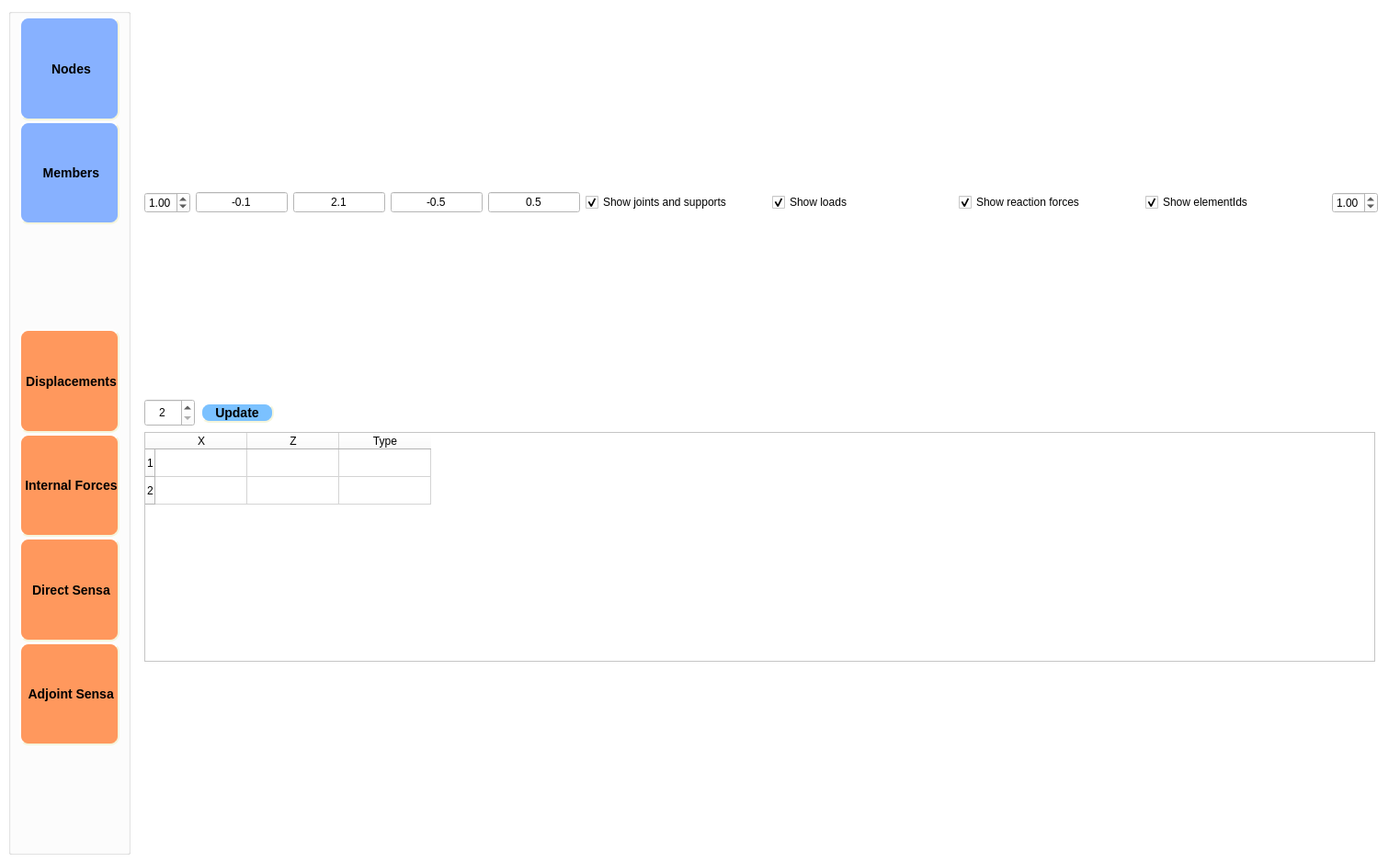
<?xml version="1.0" encoding="UTF-8"?>
<ui version="4.0">
 <class>MainWindow</class>
 <widget class="QMainWindow" name="MainWindow">
  <property name="geometry">
   <rect>
    <x>0</x>
    <y>0</y>
    <width>1523</width>
    <height>939</height>
   </rect>
  </property>
  <property name="palette">
   <palette>
    <active>
     <colorrole role="WindowText">
      <brush brushstyle="SolidPattern">
       <color alpha="255">
        <red>0</red>
        <green>0</green>
        <blue>0</blue>
       </color>
      </brush>
     </colorrole>
     <colorrole role="Button">
      <brush brushstyle="SolidPattern">
       <color alpha="255">
        <red>255</red>
        <green>255</green>
        <blue>255</blue>
       </color>
      </brush>
     </colorrole>
     <colorrole role="Light">
      <brush brushstyle="SolidPattern">
       <color alpha="255">
        <red>255</red>
        <green>255</green>
        <blue>255</blue>
       </color>
      </brush>
     </colorrole>
     <colorrole role="Midlight">
      <brush brushstyle="SolidPattern">
       <color alpha="255">
        <red>255</red>
        <green>255</green>
        <blue>255</blue>
       </color>
      </brush>
     </colorrole>
     <colorrole role="Dark">
      <brush brushstyle="SolidPattern">
       <color alpha="255">
        <red>127</red>
        <green>127</green>
        <blue>127</blue>
       </color>
      </brush>
     </colorrole>
     <colorrole role="Mid">
      <brush brushstyle="SolidPattern">
       <color alpha="255">
        <red>170</red>
        <green>170</green>
        <blue>170</blue>
       </color>
      </brush>
     </colorrole>
     <colorrole role="Text">
      <brush brushstyle="SolidPattern">
       <color alpha="255">
        <red>0</red>
        <green>0</green>
        <blue>0</blue>
       </color>
      </brush>
     </colorrole>
     <colorrole role="BrightText">
      <brush brushstyle="SolidPattern">
       <color alpha="255">
        <red>255</red>
        <green>255</green>
        <blue>255</blue>
       </color>
      </brush>
     </colorrole>
     <colorrole role="ButtonText">
      <brush brushstyle="SolidPattern">
       <color alpha="255">
        <red>0</red>
        <green>0</green>
        <blue>0</blue>
       </color>
      </brush>
     </colorrole>
     <colorrole role="Base">
      <brush brushstyle="SolidPattern">
       <color alpha="255">
        <red>255</red>
        <green>255</green>
        <blue>255</blue>
       </color>
      </brush>
     </colorrole>
     <colorrole role="Window">
      <brush brushstyle="SolidPattern">
       <color alpha="255">
        <red>255</red>
        <green>255</green>
        <blue>255</blue>
       </color>
      </brush>
     </colorrole>
     <colorrole role="Shadow">
      <brush brushstyle="SolidPattern">
       <color alpha="255">
        <red>0</red>
        <green>0</green>
        <blue>0</blue>
       </color>
      </brush>
     </colorrole>
     <colorrole role="AlternateBase">
      <brush brushstyle="SolidPattern">
       <color alpha="255">
        <red>255</red>
        <green>255</green>
        <blue>255</blue>
       </color>
      </brush>
     </colorrole>
     <colorrole role="ToolTipBase">
      <brush brushstyle="SolidPattern">
       <color alpha="255">
        <red>255</red>
        <green>255</green>
        <blue>220</blue>
       </color>
      </brush>
     </colorrole>
     <colorrole role="ToolTipText">
      <brush brushstyle="SolidPattern">
       <color alpha="255">
        <red>0</red>
        <green>0</green>
        <blue>0</blue>
       </color>
      </brush>
     </colorrole>
     <colorrole role="PlaceholderText">
      <brush brushstyle="SolidPattern">
       <color alpha="128">
        <red>0</red>
        <green>0</green>
        <blue>0</blue>
       </color>
      </brush>
     </colorrole>
    </active>
    <inactive>
     <colorrole role="WindowText">
      <brush brushstyle="SolidPattern">
       <color alpha="255">
        <red>0</red>
        <green>0</green>
        <blue>0</blue>
       </color>
      </brush>
     </colorrole>
     <colorrole role="Button">
      <brush brushstyle="SolidPattern">
       <color alpha="255">
        <red>255</red>
        <green>255</green>
        <blue>255</blue>
       </color>
      </brush>
     </colorrole>
     <colorrole role="Light">
      <brush brushstyle="SolidPattern">
       <color alpha="255">
        <red>255</red>
        <green>255</green>
        <blue>255</blue>
       </color>
      </brush>
     </colorrole>
     <colorrole role="Midlight">
      <brush brushstyle="SolidPattern">
       <color alpha="255">
        <red>255</red>
        <green>255</green>
        <blue>255</blue>
       </color>
      </brush>
     </colorrole>
     <colorrole role="Dark">
      <brush brushstyle="SolidPattern">
       <color alpha="255">
        <red>127</red>
        <green>127</green>
        <blue>127</blue>
       </color>
      </brush>
     </colorrole>
     <colorrole role="Mid">
      <brush brushstyle="SolidPattern">
       <color alpha="255">
        <red>170</red>
        <green>170</green>
        <blue>170</blue>
       </color>
      </brush>
     </colorrole>
     <colorrole role="Text">
      <brush brushstyle="SolidPattern">
       <color alpha="255">
        <red>0</red>
        <green>0</green>
        <blue>0</blue>
       </color>
      </brush>
     </colorrole>
     <colorrole role="BrightText">
      <brush brushstyle="SolidPattern">
       <color alpha="255">
        <red>255</red>
        <green>255</green>
        <blue>255</blue>
       </color>
      </brush>
     </colorrole>
     <colorrole role="ButtonText">
      <brush brushstyle="SolidPattern">
       <color alpha="255">
        <red>0</red>
        <green>0</green>
        <blue>0</blue>
       </color>
      </brush>
     </colorrole>
     <colorrole role="Base">
      <brush brushstyle="SolidPattern">
       <color alpha="255">
        <red>255</red>
        <green>255</green>
        <blue>255</blue>
       </color>
      </brush>
     </colorrole>
     <colorrole role="Window">
      <brush brushstyle="SolidPattern">
       <color alpha="255">
        <red>255</red>
        <green>255</green>
        <blue>255</blue>
       </color>
      </brush>
     </colorrole>
     <colorrole role="Shadow">
      <brush brushstyle="SolidPattern">
       <color alpha="255">
        <red>0</red>
        <green>0</green>
        <blue>0</blue>
       </color>
      </brush>
     </colorrole>
     <colorrole role="AlternateBase">
      <brush brushstyle="SolidPattern">
       <color alpha="255">
        <red>255</red>
        <green>255</green>
        <blue>255</blue>
       </color>
      </brush>
     </colorrole>
     <colorrole role="ToolTipBase">
      <brush brushstyle="SolidPattern">
       <color alpha="255">
        <red>255</red>
        <green>255</green>
        <blue>220</blue>
       </color>
      </brush>
     </colorrole>
     <colorrole role="ToolTipText">
      <brush brushstyle="SolidPattern">
       <color alpha="255">
        <red>0</red>
        <green>0</green>
        <blue>0</blue>
       </color>
      </brush>
     </colorrole>
     <colorrole role="PlaceholderText">
      <brush brushstyle="SolidPattern">
       <color alpha="128">
        <red>0</red>
        <green>0</green>
        <blue>0</blue>
       </color>
      </brush>
     </colorrole>
    </inactive>
    <disabled>
     <colorrole role="WindowText">
      <brush brushstyle="SolidPattern">
       <color alpha="255">
        <red>127</red>
        <green>127</green>
        <blue>127</blue>
       </color>
      </brush>
     </colorrole>
     <colorrole role="Button">
      <brush brushstyle="SolidPattern">
       <color alpha="255">
        <red>255</red>
        <green>255</green>
        <blue>255</blue>
       </color>
      </brush>
     </colorrole>
     <colorrole role="Light">
      <brush brushstyle="SolidPattern">
       <color alpha="255">
        <red>255</red>
        <green>255</green>
        <blue>255</blue>
       </color>
      </brush>
     </colorrole>
     <colorrole role="Midlight">
      <brush brushstyle="SolidPattern">
       <color alpha="255">
        <red>255</red>
        <green>255</green>
        <blue>255</blue>
       </color>
      </brush>
     </colorrole>
     <colorrole role="Dark">
      <brush brushstyle="SolidPattern">
       <color alpha="255">
        <red>127</red>
        <green>127</green>
        <blue>127</blue>
       </color>
      </brush>
     </colorrole>
     <colorrole role="Mid">
      <brush brushstyle="SolidPattern">
       <color alpha="255">
        <red>170</red>
        <green>170</green>
        <blue>170</blue>
       </color>
      </brush>
     </colorrole>
     <colorrole role="Text">
      <brush brushstyle="SolidPattern">
       <color alpha="255">
        <red>127</red>
        <green>127</green>
        <blue>127</blue>
       </color>
      </brush>
     </colorrole>
     <colorrole role="BrightText">
      <brush brushstyle="SolidPattern">
       <color alpha="255">
        <red>255</red>
        <green>255</green>
        <blue>255</blue>
       </color>
      </brush>
     </colorrole>
     <colorrole role="ButtonText">
      <brush brushstyle="SolidPattern">
       <color alpha="255">
        <red>127</red>
        <green>127</green>
        <blue>127</blue>
       </color>
      </brush>
     </colorrole>
     <colorrole role="Base">
      <brush brushstyle="SolidPattern">
       <color alpha="255">
        <red>255</red>
        <green>255</green>
        <blue>255</blue>
       </color>
      </brush>
     </colorrole>
     <colorrole role="Window">
      <brush brushstyle="SolidPattern">
       <color alpha="255">
        <red>255</red>
        <green>255</green>
        <blue>255</blue>
       </color>
      </brush>
     </colorrole>
     <colorrole role="Shadow">
      <brush brushstyle="SolidPattern">
       <color alpha="255">
        <red>0</red>
        <green>0</green>
        <blue>0</blue>
       </color>
      </brush>
     </colorrole>
     <colorrole role="AlternateBase">
      <brush brushstyle="SolidPattern">
       <color alpha="255">
        <red>255</red>
        <green>255</green>
        <blue>255</blue>
       </color>
      </brush>
     </colorrole>
     <colorrole role="ToolTipBase">
      <brush brushstyle="SolidPattern">
       <color alpha="255">
        <red>255</red>
        <green>255</green>
        <blue>220</blue>
       </color>
      </brush>
     </colorrole>
     <colorrole role="ToolTipText">
      <brush brushstyle="SolidPattern">
       <color alpha="255">
        <red>0</red>
        <green>0</green>
        <blue>0</blue>
       </color>
      </brush>
     </colorrole>
     <colorrole role="PlaceholderText">
      <brush brushstyle="SolidPattern">
       <color alpha="128">
        <red>0</red>
        <green>0</green>
        <blue>0</blue>
       </color>
      </brush>
     </colorrole>
    </disabled>
   </palette>
  </property>
  <property name="windowTitle">
   <string>Truss 101</string>
  </property>
  <property name="windowIcon">
   <iconset resource="resource.qrc">
    <normaloff>:/newPrefix/logo@2x.png</normaloff>:/newPrefix/logo@2x.png</iconset>
  </property>
  <widget class="QWidget" name="centralwidget">
   <layout class="QHBoxLayout" name="horizontalLayout">
    <property name="leftMargin">
     <number>0</number>
    </property>
    <property name="topMargin">
     <number>0</number>
    </property>
    <property name="rightMargin">
     <number>0</number>
    </property>
    <property name="bottomMargin">
     <number>0</number>
    </property>
    <item>
     <widget class="QWidget" name="widget" native="true">
      <layout class="QHBoxLayout" name="horizontalLayout_2">
       <item>
        <widget class="QGroupBox" name="groupBox">
         <property name="maximumSize">
          <size>
           <width>16777215</width>
           <height>16777215</height>
          </size>
         </property>
         <property name="styleSheet">
          <string notr="true"/>
         </property>
         <property name="title">
          <string/>
         </property>
         <layout class="QGridLayout" name="gridLayout_2">
          <property name="topMargin">
           <number>3</number>
          </property>
          <property name="bottomMargin">
           <number>3</number>
          </property>
          <property name="horizontalSpacing">
           <number>0</number>
          </property>
          <property name="verticalSpacing">
           <number>1</number>
          </property>
          <item row="7" column="0">
           <spacer name="verticalSpacer_6">
            <property name="orientation">
             <enum>Qt::Vertical</enum>
            </property>
            <property name="sizeHint" stdset="0">
             <size>
              <width>20</width>
              <height>40</height>
             </size>
            </property>
           </spacer>
          </item>
                    <item row="3" column="0">
           <widget class="QPushButton" name="pushbutton_displacements">
            <property name="sizePolicy">
             <sizepolicy hsizetype="Minimum" vsizetype="Expanding">
              <horstretch>0</horstretch>
              <verstretch>0</verstretch>
             </sizepolicy>
            </property>
            <property name="font">
             <font>
              <pointsize>-1</pointsize>
              <italic>false</italic>
              <bold>true</bold>
             </font>
            </property>
            <property name="cursor">
             <cursorShape>PointingHandCursor</cursorShape>
            </property>
            <property name="styleSheet">
             <string notr="true">QPushButton {
	background-color: rgb(255, 152, 93);
    border-style: outset;
    border-width: 2px;
    border-radius: 10px;
    border-color: beige;
    font: bold 14px;
    min-width: 10em;
}
QPushButton:hover {
	background-color: rgb(255, 135, 55);
    border-style: inset;
}</string>
            </property>
            <property name="text">
             <string>
 Displacements
</string>
            </property>

           </widget>
          </item>
          <item row="2" column="0">
           <spacer name="verticalSpacer_7">
            <property name="orientation">
             <enum>Qt::Vertical</enum>
            </property>
            <property name="sizeHint" stdset="0">
             <size>
              <width>20</width>
              <height>40</height>
             </size>
            </property>
           </spacer>
          </item>
          <item row="4" column="0">
           <widget class="QPushButton" name="pushbutton_internal_forces">
            <property name="sizePolicy">
             <sizepolicy hsizetype="Minimum" vsizetype="Expanding">
              <horstretch>0</horstretch>
              <verstretch>0</verstretch>
             </sizepolicy>
            </property>
            <property name="font">
             <font>
              <pointsize>-1</pointsize>
              <italic>false</italic>
              <bold>true</bold>
             </font>
            </property>
            <property name="cursor">
             <cursorShape>PointingHandCursor</cursorShape>
            </property>
            <property name="styleSheet">
             <string notr="true">QPushButton {
	background-color: rgb(255, 152, 93);
    border-style: outset;
    border-width: 2px;
    border-radius: 10px;
    border-color: beige;
    font: bold 14px;
    min-width: 10em;
}
QPushButton:hover {
	background-color: rgb(255, 135, 55);
    border-style: inset;
}</string>
            </property>
            <property name="text">
             <string>
 Internal Forces
</string>
            </property>
           </widget>
          </item>
          <item row="5" column="0">
           <widget class="QPushButton" name="pushbutton_direct_sensa">
            <property name="sizePolicy">
             <sizepolicy hsizetype="Minimum" vsizetype="Expanding">
              <horstretch>0</horstretch>
              <verstretch>0</verstretch>
             </sizepolicy>
            </property>
            <property name="font">
             <font>
              <pointsize>-1</pointsize>
              <italic>false</italic>
              <bold>true</bold>
             </font>
            </property>
            <property name="cursor">
             <cursorShape>PointingHandCursor</cursorShape>
            </property>
            <property name="styleSheet">
             <string notr="true">QPushButton {
	background-color: rgb(255, 152, 93);
    border-style: outset;
    border-width: 2px;
    border-radius: 10px;
    border-color: beige;
    font: bold 14px;
    min-width: 10em;
}
QPushButton:hover {
	background-color: rgb(255, 135, 55);
    border-style: inset;
}</string>
            </property>
            <property name="text">
             <string>
 Direct Sensa
</string>
            </property>
           </widget>
          </item>
          <item row="1" column="0">
           <widget class="QPushButton" name="pushbutton_members">
            <property name="sizePolicy">
             <sizepolicy hsizetype="Minimum" vsizetype="Expanding">
              <horstretch>0</horstretch>
              <verstretch>0</verstretch>
             </sizepolicy>
            </property>
            <property name="font">
             <font>
              <pointsize>-1</pointsize>
              <italic>false</italic>
              <bold>true</bold>
             </font>
            </property>
            <property name="cursor">
             <cursorShape>PointingHandCursor</cursorShape>
            </property>
            <property name="styleSheet">
             <string notr="true">QPushButton {
	background-color: rgb(135, 177, 255);
    border-style: outset;
    border-width: 2px;
    border-radius: 10px;
    border-color: beige;
    font: bold 14px;
    min-width: 10em;
}
QPushButton:hover {
	background-color: rgb(55, 162, 255);
    border-style: inset;
}
</string>
            </property>
            <property name="text">
             <string>
 Members
</string>
            </property>
           </widget>
          </item>
          <item row="6" column="0">
           <widget class="QPushButton" name="pushbutton_adjoint_sensa">
            <property name="sizePolicy">
             <sizepolicy hsizetype="Minimum" vsizetype="Expanding">
              <horstretch>0</horstretch>
              <verstretch>0</verstretch>
             </sizepolicy>
            </property>
            <property name="font">
             <font>
              <pointsize>-1</pointsize>
              <italic>false</italic>
              <bold>true</bold>
             </font>
            </property>
            <property name="cursor">
             <cursorShape>PointingHandCursor</cursorShape>
            </property>
            <property name="styleSheet">
             <string notr="true">QPushButton {
	background-color: rgb(255, 152, 93);
    border-style: outset;
    border-width: 2px;
    border-radius: 10px;
    border-color: beige;
    font: bold 14px;
    min-width: 10em;
}
QPushButton:hover {
	background-color: rgb(255, 135, 55);
    border-style: inset;
}</string>
            </property>
            <property name="text">
             <string>
 Adjoint Sensa
</string>
            </property>
           </widget>
          </item>
          <item row="0" column="0">
           <widget class="QPushButton" name="pushbutton_nodes">
            <property name="sizePolicy">
             <sizepolicy hsizetype="Minimum" vsizetype="Expanding">
              <horstretch>0</horstretch>
              <verstretch>0</verstretch>
             </sizepolicy>
            </property>
            <property name="font">
             <font>
              <pointsize>-1</pointsize>
              <italic>false</italic>
              <bold>true</bold>
             </font>
            </property>
            <property name="cursor">
             <cursorShape>PointingHandCursor</cursorShape>
            </property>
            <property name="styleSheet">
             <string notr="true">QPushButton {
	background-color: rgb(135, 177, 255);
    border-style: outset;
    border-width: 2px;
    border-radius: 10px;
    border-color: beige;
    font: bold 14px;
    min-width: 10em;
}
QPushButton:hover {
	background-color: rgb(55, 162, 255);
    border-style: inset;
}
</string>
            </property>
            <property name="text">
             <string>
 Nodes
</string>
            </property>
            <property name="autoDefault">
             <bool>false</bool>
            </property>
            <property name="default">
             <bool>false</bool>
            </property>
            <property name="flat">
             <bool>false</bool>
            </property>
           </widget>
          </item>
         </layout>
        </widget>
       </item>
       <item>
        <widget class="QStackedWidget" name="stackedWidget">
         <property name="enabled">
          <bool>true</bool>
         </property>
         <property name="styleSheet">
          <string notr="true"/>
         </property>
         <property name="currentIndex">
          <number>0</number>
         </property>
         <widget class="QWidget" name="page_geometry">
          <layout class="QGridLayout" name="gridLayout_8">
           <item row="1" column="1" colspan="2">
            <layout class="QVBoxLayout" name="graphLayout_geometry">
             <property name="spacing">
              <number>0</number>
             </property>
             <property name="bottomMargin">
              <number>0</number>
             </property>
            </layout>
           </item>
           <item row="2" column="1" colspan="2">
            <widget class="QStackedWidget" name="stackedWidget_2">
             <property name="enabled">
              <bool>true</bool>
             </property>
             <property name="sizePolicy">
              <sizepolicy hsizetype="Expanding" vsizetype="Preferred">
               <horstretch>0</horstretch>
               <verstretch>0</verstretch>
              </sizepolicy>
             </property>
             <property name="maximumSize">
              <size>
               <width>16777215</width>
               <height>300</height>
              </size>
             </property>
             <property name="currentIndex">
              <number>0</number>
             </property>
             <widget class="QWidget" name="page_node">
              <layout class="QGridLayout" name="gridLayout_1">
               <property name="leftMargin">
                <number>0</number>
               </property>
               <property name="topMargin">
                <number>5</number>
               </property>
               <item row="0" column="0">
                <widget class="QSpinBox" name="spinBox_nodes">
                 <property name="minimumSize">
                  <size>
                   <width>55</width>
                   <height>30</height>
                  </size>
                 </property>
                 <property name="maximumSize">
                  <size>
                   <width>50</width>
                   <height>16777215</height>
                  </size>
                 </property>
                 <property name="alignment">
                  <set>Qt::AlignCenter</set>
                 </property>
                 <property name="minimum">
                  <number>2</number>
                 </property>
                 <property name="maximum">
                  <number>1000</number>
                 </property>
                 <property name="value">
                  <number>2</number>
                 </property>
                </widget>
               </item>
               <item row="1" column="0" colspan="3">
                <widget class="QTableWidget" name="tableWidget_nodes">
                 <property name="alternatingRowColors">
                  <bool>true</bool>
                 </property>
                 <property name="textElideMode">
                  <enum>Qt::ElideRight</enum>
                 </property>
                 <row/>
                 <row/>
                 <column>
                  <property name="text">
                   <string>X</string>
                  </property>
                 </column>
                 <column>
                  <property name="text">
                   <string>Z</string>
                  </property>
                 </column>
                 <column>
                  <property name="text">
                   <string>Type</string>
                  </property>
                 </column>
                </widget>
               </item>
               <item row="0" column="1">
                <widget class="QPushButton" name="update_nodes">
                 <property name="sizePolicy">
                  <sizepolicy hsizetype="Preferred" vsizetype="Fixed">
                   <horstretch>0</horstretch>
                   <verstretch>0</verstretch>
                  </sizepolicy>
                 </property>
                 <property name="minimumSize">
                  <size>
                   <width>23</width>
                   <height>20</height>
                  </size>
                 </property>
                 <property name="maximumSize">
                  <size>
                   <width>80</width>
                   <height>16777215</height>
                  </size>
                 </property>
                 <property name="cursor">
                  <cursorShape>PointingHandCursor</cursorShape>
                 </property>
                 <property name="styleSheet">
                  <string notr="true">QPushButton {
	background-color: rgb(123, 193, 255);
    border-style: outset;
    border-width: 2px;
    border-radius: 10px;
    border-color: beige;
    font: bold 14px;
    min-width: 1em;
    padding: 1px;
}
QPushButton:hover {
	background-color: rgb(85, 162, 255);
    border-style: inset;
}
</string>
                 </property>
                 <property name="text">
                  <string>Update</string>
                 </property>
                </widget>
               </item>
              </layout>
             </widget>
             <widget class="QWidget" name="page_element">
              <layout class="QGridLayout" name="gridLayout_3" columnminimumwidth="0,0,0,0,0">
               <property name="leftMargin">
                <number>0</number>
               </property>
               <property name="topMargin">
                <number>5</number>
               </property>
               <item row="0" column="1">
                <widget class="QPushButton" name="update_elements">
                 <property name="sizePolicy">
                  <sizepolicy hsizetype="Preferred" vsizetype="Fixed">
                   <horstretch>0</horstretch>
                   <verstretch>0</verstretch>
                  </sizepolicy>
                 </property>
                 <property name="minimumSize">
                  <size>
                   <width>23</width>
                   <height>20</height>
                  </size>
                 </property>
                 <property name="maximumSize">
                  <size>
                   <width>80</width>
                   <height>16777215</height>
                  </size>
                 </property>
                 <property name="cursor">
                  <cursorShape>PointingHandCursor</cursorShape>
                 </property>
                 <property name="styleSheet">
                  <string notr="true">QPushButton {
	background-color: rgb(123, 193, 255);
    border-style: outset;
    border-width: 2px;
    border-radius: 10px;
    border-color: beige;
    font: bold 14px;
    min-width: 1em;
    padding: 1px;
}
QPushButton:hover {
	background-color: rgb(85, 162, 255);
    border-style: inset;
}
</string>
                 </property>
                 <property name="text">
                  <string>Update</string>
                 </property>
                </widget>
               </item>
               <item row="0" column="0">
                <widget class="QSpinBox" name="spinBox_elements">
                 <property name="minimumSize">
                  <size>
                   <width>55</width>
                   <height>30</height>
                  </size>
                 </property>
                 <property name="maximumSize">
                  <size>
                   <width>50</width>
                   <height>16777215</height>
                  </size>
                 </property>
                 <property name="alignment">
                  <set>Qt::AlignCenter</set>
                 </property>
                 <property name="minimum">
                  <number>1</number>
                 </property>
                 <property name="maximum">
                  <number>1000</number>
                 </property>
                 <property name="value">
                  <number>1</number>
                 </property>
                </widget>
               </item>
               <item row="1" column="0" colspan="5">
                <widget class="QTableWidget" name="tableWidget_elements">
                 <property name="alternatingRowColors">
                  <bool>true</bool>
                 </property>
                 <property name="textElideMode">
                  <enum>Qt::ElideRight</enum>
                 </property>
                 <property name="rowCount">
                  <number>1</number>
                 </property>
                 <row/>
                 <column>
                  <property name="text">
                   <string>Node i</string>
                  </property>
                 </column>
                 <column>
                  <property name="text">
                   <string>Node k</string>
                  </property>
                 </column>
                   <column>
                  <property name="text">
                   <string>connection_type_i</string>
                  </property>
                 </column>
                                   <column>
                  <property name="text">
                   <string>connection_type_k</string>
                  </property>
                 </column>
                
                 <column>
                  <property name="text">
                   <string>EA</string>
                  </property>
                 </column>
                 <column>
                  <property name="text">
                   <string>EI</string>
                  </property>
                 </column>
                  <column>
                  <property name="text">
                   <string>q_x</string>
                  </property>
                 </column>
                 <column>
                  <property name="text">
                   <string>q_z</string>
                  </property>
                 </column>
                 <column>
                  <property name="text">
                   <string>f_x_i</string>
                  </property>
                 </column>
                <column>
                  <property name="text">
                   <string>f_z_i</string>
                  </property>
                 </column>
                  <column>
                  <property name="text">
                   <string>m_y_i</string>
                  </property>
                 </column>
                <column>
                  <property name="text">
                   <string>f_x_k</string>
                  </property>
                 </column>
                <column>
                  <property name="text">
                   <string>f_z_k</string>
                  </property>
                 </column>
                  <column>
                  <property name="text">
                   <string>m_y_k</string>
                  </property>
                 </column>
                 <item row="0" column="0">
                  <property name="text">
                   <string/>
                  </property>
                 </item>
                </widget>
               </item>
              </layout>
             </widget>
              <widget class="QWidget" name="page_displacements">
              <layout class="QGridLayout" name="displacements_gridLayout_4">
               <property name="leftMargin">
                <number>0</number>
               </property>
               <property name="topMargin">
                <number>5</number>
               </property>
               <item row="0" column="0">
                <widget class="QComboBox" name="displacements_comboBox">
                 <property name="editable">
                  <bool>false</bool>
                 </property>
                 <property name="currentText">
                  <string/>
                 </property>
                 <property name="placeholderText">
                  <string>Select a element</string>
                 </property>
                </widget>
               </item>
               <item row="1" column="0">
                <layout class="QHBoxLayout" name="container_displacements">
                 <item>
                  <layout class="QVBoxLayout" name="graphLayout_u"/>
                 </item>
                 <item>
                  <layout class="QVBoxLayout" name="graphLayout_w"/>
                 </item>
                 <item>
                  <layout class="QVBoxLayout" name="graphLayout_phi"/>
                 </item>
                </layout>
               </item>
              </layout>
             </widget>
             <widget class="QWidget" name="page_internal_forces">
              <layout class="QGridLayout" name="gridLayout_4">
               <property name="leftMargin">
                <number>0</number>
               </property>
               <property name="topMargin">
                <number>5</number>
               </property>
               <item row="0" column="0">
                <widget class="QComboBox" name="internal_forces_comboBox">
                 <property name="editable">
                  <bool>false</bool>
                 </property>
                 <property name="currentText">
                  <string/>
                 </property>
                 <property name="placeholderText">
                  <string>Select a element</string>
                 </property>
                </widget>
               </item>
               <item row="1" column="0">
                <layout class="QHBoxLayout" name="container_internal_forces">
                 <item>
                  <layout class="QVBoxLayout" name="graphLayout_normal"/>
                 </item>
                 <item>
                  <layout class="QVBoxLayout" name="graphLayout_shear"/>
                 </item>
                 <item>
                  <layout class="QVBoxLayout" name="graphLayout_moment"/>
                 </item>
                </layout>
               </item>
              </layout>
             </widget>
             <widget class="QWidget" name="page_direct_sensitivity_analysis">
              <layout class="QGridLayout" name="gridLayout_5">
               <property name="leftMargin">
                <number>0</number>
               </property>
               <property name="topMargin">
                <number>5</number>
               </property>
               <item row="0" column="0">
                <widget class="QComboBox" name="direct_sensitivity_analysis_element_0_selection">
                 <property name="editable">
                  <bool>false</bool>
                 </property>
                 <property name="currentText">
                  <string/>
                 </property>
                 <property name="placeholderText">
                  <string>Select the element from which the design parameter is to be selected</string>
                 </property>
                </widget>
               </item>
               <item row="0" column="1">
                <widget class="QComboBox" name="direct_sensitivity_analysis_parameter_selection">
                 <property name="editable">
                  <bool>false</bool>
                 </property>
                 <property name="currentText">
                  <string/>
                 </property>
                 <property name="placeholderText">
                  <string>Select the design parameter</string>
                 </property>
                </widget>
               </item>
               <item row="0" column="2">
                <widget class="QComboBox" name="direct_sensitivity_analysis_element_1_selection">
                 <property name="editable">
                  <bool>false</bool>
                 </property>
                 <property name="currentText">
                  <string/>
                 </property>
                 <property name="placeholderText">
                  <string>Select an element from which the response variables are to be displayed</string>
                 </property>
                </widget>
               </item>
               <item row="1" column="0" colspan="3">
                <layout class="QHBoxLayout" name="container_internal_forces_derived">
                 <item>
                  <layout class="QVBoxLayout" name="graphLayout_normal_derived"/>
                 </item>
                 <item>
                  <layout class="QVBoxLayout" name="graphLayout_shear_derived"/>
                 </item>
                 <item>
                  <layout class="QVBoxLayout" name="graphLayout_moment_derived"/>
                 </item>
                </layout>
               </item>
              </layout>
             </widget>
             <widget class="QWidget" name="page_adjoint_sensitivity_analysis">
              <layout class="QGridLayout" name="gridLayout_6">
               <property name="leftMargin">
                <number>0</number>
               </property>
               <property name="topMargin">
                <number>5</number>
               </property>
               <item row="0" column="0">
                <widget class="QComboBox" name="adjoint_sensitivity_analysis_element_0_selection">
                 <property name="editable">
                  <bool>false</bool>
                 </property>
                 <property name="currentText">
                  <string/>
                 </property>
                 <property name="placeholderText">
                  <string>Select the element from which the response variable is to be selected</string>
                 </property>
                </widget>
               </item>
               <item row="0" column="1">
                <widget class="QComboBox" name="adjoint_sensitivity_analysis_response_variable_selection">
                 <property name="editable">
                  <bool>false</bool>
                 </property>
                 <property name="currentText">
                  <string/>
                 </property>
                 <property name="placeholderText">
                  <string>Select the response variable</string>
                 </property>
                </widget>
               </item>
               <item row="1" column="0" colspan="2">
                <widget class="QTableWidget" name="adjoint_sensitivity_analysis_result_table">
                 <property name="enabled">
                  <bool>true</bool>
                 </property>
                 <property name="editTriggers">
                  <set>QAbstractItemView::NoEditTriggers</set>
                 </property>
                 <property name="alternatingRowColors">
                  <bool>true</bool>
                 </property>
                 <property name="textElideMode">
                  <enum>Qt::ElideRight</enum>
                 </property>
                 <property name="rowCount">
                  <number>0</number>
                 </property>
                 <column>
                  <property name="text">
                   <string>Element</string>
                  </property>
                 </column>
                 <column>
                  <property name="text">
                   <string>Design Variable</string>
                  </property>
                 </column>
                 <column>
                  <property name="text">
                   <string>Sensitivity</string>
                  </property>
                 </column>
                </widget>
               </item>
              </layout>
             </widget>
            </widget>
           </item>
           <item row="0" column="1">
              <layout class="QHBoxLayout" name="horizontalLayoutHeader">
                <item>
                  <widget class="QDoubleSpinBox" name="spinBox_scale_factor">
                    <property name="maximumSize">
                      <size>
                      <width>50</width>
                      <height>16777215</height>
                      </size>
                    </property>
                    <property name="singleStep">
                      <double>0.100000000000000</double>
                    </property>
                    <property name="value">
                      <double>1.000000000000000</double>
                    </property>
                    </widget>
                  </item>
                  <item>
                    <widget class="QLineEdit" name="min_x">
                        <property name="maximumSize">
                          <size>
                            <width>100</width>
                            <height>16777215</height>
                          </size>
                        </property>
                        <property name="text">
                          <string>-0.1</string>
                        </property>
                        <property name="alignment">
                          <set>Qt::AlignCenter</set>
                        </property>
                    </widget>
                  </item>
                  <item>
                    <widget class="QLineEdit" name="max_x">
                        <property name="maximumSize">
                          <size>
                            <width>100</width>
                            <height>16777215</height>
                          </size>
                        </property>
                        <property name="text">
                          <string>2.1</string>
                        </property>
                        <property name="alignment">
                          <set>Qt::AlignCenter</set>
                        </property>
                    </widget>
                  </item>
                  <item>
                    <widget class="QLineEdit" name="min_z">
                        <property name="maximumSize">
                          <size>
                            <width>100</width>
                            <height>16777215</height>
                          </size>
                        </property>
                        <property name="text">
                          <string>-0.5</string>
                        </property>
                        <property name="alignment">
                          <set>Qt::AlignCenter</set>
                        </property>
                    </widget>
                  </item>
                  <item>
                    <widget class="QLineEdit" name="max_z">
                        <property name="maximumSize">
                          <size>
                            <width>100</width>
                            <height>16777215</height>
                          </size>
                        </property>
                        <property name="text">
                          <string>0.5</string>
                        </property>
                        <property name="alignment">
                          <set>Qt::AlignCenter</set>
                        </property>
                    </widget>
                  </item>
                  <item>
                    <widget class="QCheckBox" name="show_joints_and_supports">
                      <property name="text">
                        <string>Show joints and supports</string>
                      </property>
                      <property name="checked">
                        <bool>true</bool>
                      </property>
                    </widget>
                  </item>
                  <item>
                    <widget class="QCheckBox" name="show_loads">
                      <property name="text">
                        <string>Show loads</string>
                      </property>
                      <property name="checked">
                        <bool>true</bool>
                      </property>                      
                    </widget>
                  </item>
                  <item>
                    <widget class="QCheckBox" name="show_reaction_forces">
                      <property name="text">
                        <string>Show reaction forces</string>
                      </property>
                      <property name="checked">
                        <bool>true</bool>
                      </property>
                    </widget>
                  </item>
                  <item>
                    <widget class="QCheckBox" name="show_element_ids">
                      <property name="text">
                        <string>Show elementIds</string>
                      </property>
                      <property name="checked">
                        <bool>true</bool>
                      </property>
                    </widget>
                  </item>
                  <item>
                    <widget class="QDoubleSpinBox" name="element_line_width">
                         <property name="maximumSize">
                      <size>
                      <width>50</width>
                      <height>16777215</height>
                      </size>
                    </property>
                    <property name="singleStep">
                      <double>1</double>
                    </property>
                    <property name="value">
                      <double>1</double>
                    </property>
                    </widget>
                  </item>
              </layout>
            </item>
          </layout>
         </widget>
        </widget>
       </item>
      </layout>
     </widget>
    </item>
   </layout>
  </widget>
 </widget>
 <resources>
  <include location="resource.qrc"/>
 </resources>
 <connections/>
</ui>
